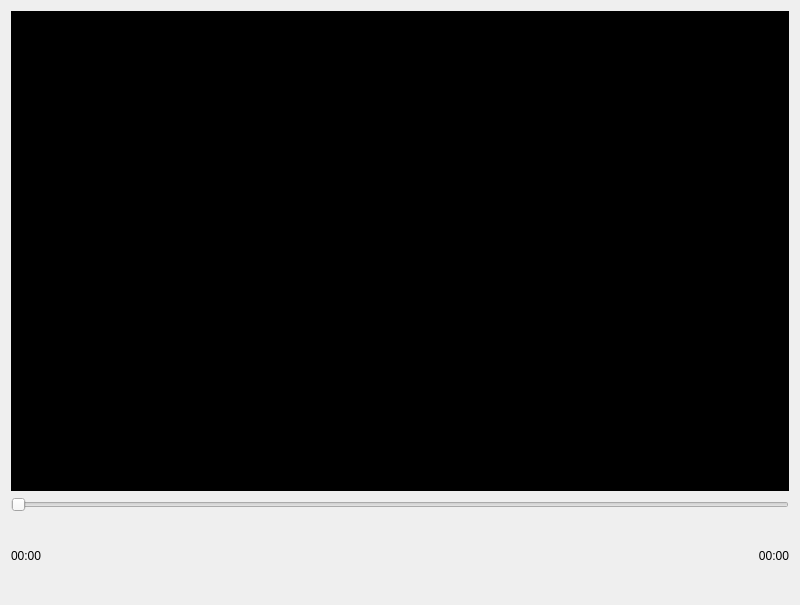
<?xml version="1.0" encoding="UTF-8"?>
<ui version="4.0">
 <class>VideoClipDialog</class>
 <widget class="QDialog" name="VideoClipDialog">
  <property name="geometry">
   <rect>
    <x>0</x>
    <y>0</y>
    <width>800</width>
    <height>605</height>
   </rect>
  </property>
  <property name="windowTitle">
   <string>Video Clip Player</string>
  </property>
  <layout class="QVBoxLayout" name="mainLayout">
   <item>
    <layout class="QVBoxLayout" name="videoLayout">
     <item>
      <widget class="QLabel" name="ffmpegLabel">
       <property name="minimumSize">
        <size>
         <width>640</width>
         <height>480</height>
        </size>
       </property>
       <property name="styleSheet">
        <string notr="true">background-color: black;</string>
       </property>
       <property name="text">
        <string/>
       </property>
       <property name="alignment">
        <set>Qt::AlignmentFlag::AlignCenter</set>
       </property>
      </widget>
     </item>
    </layout>
   </item>
   <item>
    <widget class="QSlider" name="positionSlider">
     <property name="orientation">
      <enum>Qt::Orientation::Horizontal</enum>
     </property>
    </widget>
   </item>
   <item>
    <layout class="QHBoxLayout" name="timeLayout">
     <item>
      <widget class="QLabel" name="currentTimeLabel">
       <property name="minimumSize">
        <size>
         <width>60</width>
         <height>0</height>
        </size>
       </property>
       <property name="styleSheet">
        <string notr="true">font: 500 bold 13pt &quot;Quicksand Medium&quot;;</string>
       </property>
       <property name="text">
        <string>00:00</string>
       </property>
      </widget>
     </item>
     <item>
      <widget class="QLabel" name="label">
       <property name="text">
        <string/>
       </property>
      </widget>
     </item>
     <item>
      <widget class="QPushButton" name="playPauseButton">
       <property name="minimumSize">
        <size>
         <width>80</width>
         <height>30</height>
        </size>
       </property>
       <property name="styleSheet">
        <string notr="true">QPushButton {
    color: rgb(243,115,33);
    background: none;
    border: none;
    border-radius: 15px;  /* 테두리 둥글게 */
    font: 500 9pt 'Quicksand Medium';
    icon-size: 24px;  /* 아이콘 크기 증가 */
    padding: 5px;  /* 버튼 내부 여백 */
}
QPushButton:hover {
    color: white;
    background-color: rgba(243,115,33,0.5);
}</string>
       </property>
       <property name="text">
        <string/>
       </property>
       <property name="icon">
        <iconset resource="../../images.qrc">
         <normaloff>:/images/play.png</normaloff>:/images/play.png</iconset>
       </property>
      </widget>
     </item>
     <item>
      <widget class="QPushButton" name="stopButton">
       <property name="minimumSize">
        <size>
         <width>80</width>
         <height>30</height>
        </size>
       </property>
       <property name="styleSheet">
        <string notr="true">QPushButton {
    color: rgb(243,115,33);
    background: none;
    border: none;
    border-radius: 15px;  /* 테두리 둥글게 */
    font: 500 9pt 'Quicksand Medium';
    icon-size: 24px;  /* 아이콘 크기 증가 */
    padding: 5px;  /* 버튼 내부 여백 */
}
QPushButton:hover {
    color: white;
    background-color: rgba(243,115,33,0.5);
}</string>
       </property>
       <property name="text">
        <string/>
       </property>
       <property name="icon">
        <iconset resource="../../images.qrc">
         <normaloff>:/images/stop.png</normaloff>:/images/stop.png</iconset>
       </property>
      </widget>
     </item>
     <item>
      <widget class="QLabel" name="label_2">
       <property name="text">
        <string/>
       </property>
      </widget>
     </item>
     <item>
      <widget class="QLabel" name="totalTimeLabel">
       <property name="minimumSize">
        <size>
         <width>60</width>
         <height>0</height>
        </size>
       </property>
       <property name="styleSheet">
        <string notr="true">font: 500 bold 13pt &quot;Quicksand Medium&quot;;</string>
       </property>
       <property name="text">
        <string>00:00</string>
       </property>
       <property name="alignment">
        <set>Qt::AlignmentFlag::AlignRight|Qt::AlignmentFlag::AlignTrailing|Qt::AlignmentFlag::AlignVCenter</set>
       </property>
      </widget>
     </item>
    </layout>
   </item>
  </layout>
 </widget>
 <resources>
  <include location="../../images.qrc"/>
 </resources>
 <connections/>
</ui>
